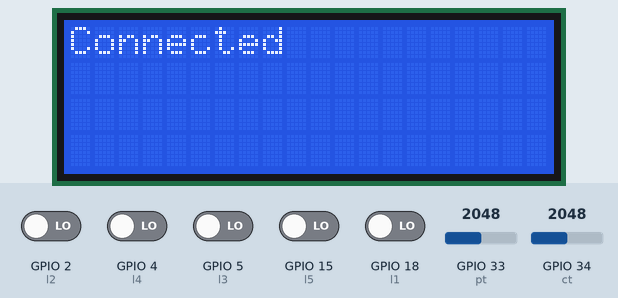
A program run on a simulated ESP32. On the bench: 20×4 character LCD. The test bench sets the inputs (shaded band); at power-on: GPIO 2 (l2), GPIO 4 (l4), GPIO 5 (l3), GPIO 15 (l5), GPIO 18 (l1) LOW, GPIO 34 (ct) = 2048, GPIO 33 (pt) = 2048. WiFi joins after 1.5 s; servers stay silent unless stated; the local clock reads 2024-03-15 10:24:30 at power-on unless the program sets it; EEPROM starts erased; the modem accepts every AT command (registered, SIM ready, sends succeed) and sends nothing else; the Firebase database answers and starts empty; not simulated (calls return 0 or success): secrets.h; what the program prints to the serial monitor is not drawn.

Above: at 6.6 s.
At 11.9 s:
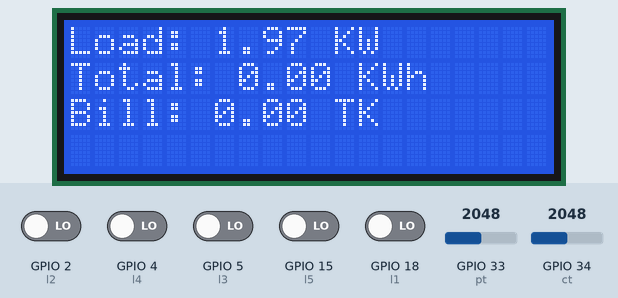
12.0 s: GPIO 34 (ct) set to 2866
At 14.1 s:
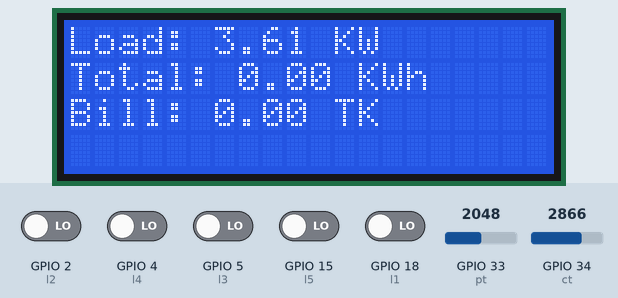
15.0 s: GPIO 34 (ct) set to 3603
At 16.2 s:
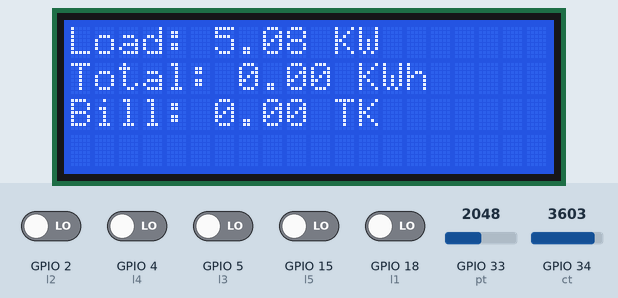
19.2 s: GPIO 34 (ct) set to 4095
At 21.6 s:
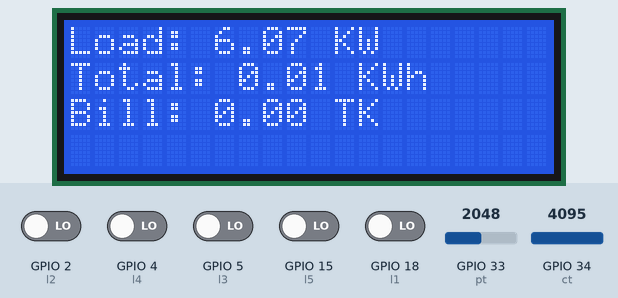
Timing chart, 0 to 23.1 s (numbered marks = the images above; inputs shaded):
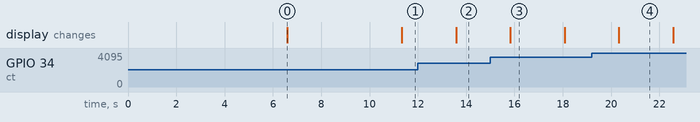

The program:

main.cpp
```cpp
#include <Arduino.h>
#include <LiquidCrystal_I2C.h>
#include <Arduino.h>
#include <WiFi.h>
#include <FirebaseESP32.h>
#include "time.h"
#include "EEPROM.h"
#include "secrets.h"

int addr = 0;
#define EEPROM_DATA_SIZE 9
#define WIFI_SSID "OPPO A12"
#define WIFI_PASSWORD "1520332020"


const char *ntpServer = "pool.ntp.org";
const long gmtOffset_sec = 6 * 60 * 60;
const int daylightOffset_sec = 0;
char timeStringBuff[9];
String date = "";
struct tm timeinfo;

uint16_t max_c = 0, max_v = 0;
float p = 0, e = 0, a = 100, c, v, dt, price;
int l1 = 18, l2 = 2, l3 = 5, l4 = 4, l5 = 15, i, s_max_c, s_max_v;
int r1 = 14, r2 = 26, r3 = 27, r4 = 13, r5 = 25, ct = 34, pt = 33;
int s_l1 = 1, s_l2 = 1, s_l3 = 1, s_l4 = 1, s_l5 = 1;
unsigned long t = 0, tt = 0;
char EEPROMtimeStringBuff[9];
LiquidCrystal_I2C lcd(0x27, 20, 4);
FirebaseData firebaseData;
String UID = "/esp_energy/cli";

float p_map(float x, float y)
{
  float w = x * y;
  return (0.0000009) * pow(w, 3) - 0.0011 * pow(w, 2) + 1.1934 * w - 1.1923;
}
String ss;
void send_sms()
{
  Serial.printf("\nDate %s usage: %f KWh. Bill: %f.", EEPROMtimeStringBuff, e, e * price);
  Serial2.println("AT+CMGF=1"); // Set the Mode as Text Mode

  delay(150);

  Serial2.println("AT+CMGS=\"+8801936133540\""); // Specify the recipient's number in international format by replacing the 91

  delay(150);
  ss=EEPROMtimeStringBuff;
  Serial2.printf("Date %s-%s-%s \nUsage: %f KWh. \nBill: %f TK.", ss.substring(0,4),ss.substring(4,6),ss.substring(6,8), e, e * price); // Enter the custom message

  delay(150);

  Serial2.write((byte)0x1A); // End of message character 0x1A : Equivalent to Ctrl+z

  delay(50);

  Serial2.println();
}

void save_eeprom()
{
  if (!EEPROM.begin(EEPROM_DATA_SIZE))
  {
    Serial.println("failed to init EEPROM");
    delay(1000000);
  }
  // writing byte-by-byte to EEPROM
  for (int i = 0; i < EEPROM_DATA_SIZE - 1; i++)
  {
    EEPROM.write(addr, timeStringBuff[i]);
    addr += 1;
  }
  EEPROM.commit();
}
void read_eeprom()
{
  for (int i = 0; i < EEPROM_DATA_SIZE - 1; i++)
  {
    byte readValue = EEPROM.read(i);

    if (readValue == 0)
    {
      break;
    }

    EEPROMtimeStringBuff[i] = char(readValue);
  }
  Serial.print(EEPROMtimeStringBuff);
  Serial.print("   eeprom data");
}
void chk_btn()
{
  if (digitalRead(l1))
  {
    s_l1 = !s_l1;
    digitalWrite(r1, s_l1);
    if (Firebase.setString(firebaseData, UID + "/loads/1", String(s_l1)))
    {
    }
    delay(100);
  }
  if (digitalRead(l2))
  {
    s_l2 = !s_l2;
    digitalWrite(r2, s_l2);
    if (Firebase.setString(firebaseData, UID + "/loads/2", String(s_l2)))
    {
    }
    delay(100);
  }
  if (digitalRead(l3))
  {
    s_l3 = !s_l3;
    digitalWrite(r3, s_l3);
    if (Firebase.setString(firebaseData, UID + "/loads/3", String(s_l3)))
    {
    }
    delay(100);
  }
  if (digitalRead(l4))
  {
    s_l4 = !s_l4;
    digitalWrite(r4, s_l4);
    if (Firebase.setString(firebaseData, UID + "/loads/4", String(s_l4)))
    {
    }
    delay(100);
  }
  if (digitalRead(l5))
  {
    s_l5 = !s_l5;
    digitalWrite(r5, s_l5);
    if (Firebase.setString(firebaseData, UID + "/loads/5", String(s_l5)))
    {
    }
    delay(100);
  }
}

void setup()
{

  // initialize digital pin LED_BUILTIN as an output.
  pinMode(r1, OUTPUT);
  pinMode(r2, OUTPUT);
  pinMode(r3, OUTPUT);
  pinMode(r4, OUTPUT);
  pinMode(r5, OUTPUT);
  pinMode(l1, INPUT);
  pinMode(l2, INPUT);
  pinMode(l3, INPUT);
  pinMode(l4, INPUT);
  pinMode(l5, INPUT);
  pinMode(ct, INPUT);
  pinMode(pt, INPUT);
  digitalWrite(r1, 1);
  digitalWrite(r2, 1);
  digitalWrite(r3, 1);
  digitalWrite(r4, 1);
  digitalWrite(r5, 1);
  lcd.init();
  // turn on LCD backlight
  lcd.backlight();
  lcd.clear();
  lcd.print("Connecting...");
  Serial.begin(115200);
  Serial2.begin(115200);
  EEPROM.begin(EEPROM_DATA_SIZE);
  read_eeprom();
  delay(5000);
  WiFi.begin(WIFI_SSID, WIFI_PASSWORD);
  Serial.print("Connecting to Wi-Fi");
  while (WiFi.status() != WL_CONNECTED)
  {
    Serial.print(".");
    delay(300);
  }
  Serial.println();
  Serial.print("Connected with IP: ");
  lcd.clear();
  lcd.print("Connected");
  Serial.println(WiFi.localIP());
  Serial.println();
  Firebase.begin(FIREBASE_HOST, FIREBASE_AUTH);
  Firebase.reconnectWiFi(true);
  delay(2000);
  ////////////////////////////////////////////////////////// NTP Time
  configTime(gmtOffset_sec, daylightOffset_sec, ntpServer);
  ////////////////////////////////////////////Get Time from server

  if (Firebase.getString(firebaseData, UID + "/loads/1"))
  {
    if (firebaseData.stringData() == "0")
      s_l1 = 0;
    else
      s_l1 = 1;
  }

  if (Firebase.getString(firebaseData, UID + "/loads/2"))
  {
    if (firebaseData.stringData() == "0")
      s_l2 = 0;
    else
      s_l2 = 1;
  }
  if (Firebase.getString(firebaseData, UID + "/loads/3"))
  {
    if (firebaseData.stringData() == "0")
      s_l3 = 0;
    else
      s_l3 = 1;
  }

  if (Firebase.getString(firebaseData, UID + "/loads/4"))
  {
    if (firebaseData.stringData() == "0")
      s_l4 = 0;
    else
      s_l4 = 1;
  }

  if (Firebase.getString(firebaseData, UID + "/loads/5"))
  {
    if (firebaseData.stringData() == "0")
      s_l5 = 0;
    else
      s_l5 = 1;
  }
  tt = millis();
}

// the loop function runs over and over again forever
void loop()
{
  digitalWrite(r1, s_l1);
  digitalWrite(r2, s_l2);
  digitalWrite(r3, s_l3);
  digitalWrite(r4, s_l4);
  digitalWrite(r5, s_l5);
  if (!getLocalTime(&timeinfo))
  {
    Serial.println("Failed to obtain time");
    while (1)
    {
    }
  }
  else
  {
    if (Firebase.getFloat(firebaseData, "/esp_energy/price"))
    {
      price = firebaseData.floatData();
    }
    strftime(timeStringBuff, sizeof(timeStringBuff), "%Y%m%d", &timeinfo);
    read_eeprom();
    if ((EEPROMtimeStringBuff[0] == timeStringBuff[0]) && (EEPROMtimeStringBuff[1] == timeStringBuff[1]) && (EEPROMtimeStringBuff[2] == timeStringBuff[2]) && (EEPROMtimeStringBuff[3] == timeStringBuff[3]) && (EEPROMtimeStringBuff[4] == timeStringBuff[4]) && (EEPROMtimeStringBuff[5] == timeStringBuff[5]) && (EEPROMtimeStringBuff[6] == timeStringBuff[6]) && (EEPROMtimeStringBuff[7] == timeStringBuff[7]))
    {
      if (Firebase.getFloat(firebaseData, UID + "/" + timeStringBuff + "/kwh"))
      {
        e = firebaseData.floatData();
      }
    }
    else
    {
      if (Firebase.getFloat(firebaseData, UID + "/" + EEPROMtimeStringBuff + "/kwh"))
      {
        e = firebaseData.floatData();
      }
      send_sms();
      Serial.printf("\nDate %s usage: %f KWh. Bill: %f.", EEPROMtimeStringBuff, e, e * price);
      save_eeprom();
      e = 0;
      if (Firebase.setFloat(firebaseData, UID + "/" + timeStringBuff + "/kwh", e))
      {
      }
    }
  }
  for (int i = 0; i < 100; i++)
  {
    digitalWrite(r1, s_l1);
    digitalWrite(r2, s_l2);
    digitalWrite(r3, s_l3);
    digitalWrite(r4, s_l4);
    digitalWrite(r5, s_l5);
    e += p * ((millis() - tt) / 3600000.0);
    tt = millis();
    while ((millis() - tt) < 1000)
    {
      max_c = 0;
      s_max_c = 0;
      max_v = 0;
      s_max_v = 0;
      p = 0;
      t = millis();
      a = 0;
      while ((millis() - t) < 500)
      {
        a++;
        max_c = max(analogRead(ct), max_c);
        s_max_c += max_c;
        max_v = max(analogRead(pt), max_v);
        s_max_v += max_v;
        // Serial.print(max_c);
        // Serial.print(",");
        // Serial.println(analogRead(pt));
        chk_btn();
        //   Serial.print("Current: ");
        // Serial.println(max_c);
      }
      // c = (2800 - (s_max_c / a));
      // c = c * 0.003033;
      c = s_max_c / a;
      v = (s_max_v / a);
      v = v * 0.19;
      // p = abs(c*v);
      p = abs(2.0 * (c - 1062)) / 1000.0;
      dt = ((millis() - t) / 3600000.0);
      Serial.print("P: ");
      Serial.println(p);
      // Serial.printf("  e %f", e);
      // Serial.printf("  + %f", (p * dt));
      e += (p * dt);
      // Serial.printf("  E %f", e);

      // digitalWrite(r5,s_l5);
    }

    ss=EEPROMtimeStringBuff;
    Serial.printf("Date %s-%s-%s \nUsage: %f KWh. \nBill: %f TK.", ss.substring(0,4),ss.substring(4,6),ss.substring(6,8), e, e * price); // Enter the custom message


    chk_btn();
    tt = millis();
    lcd.clear();
    lcd.print("Load: ");
    lcd.print(p);
    lcd.print(" KW");
    lcd.setCursor(0, 1);
    lcd.print("Total: ");
    lcd.print(e);
    lcd.print(" KWh");
    lcd.setCursor(0, 2);
    lcd.print("Bill: ");
    lcd.print(e * price);
    lcd.print(" TK");
    lcd.setCursor(0, 3);
    chk_btn();
    if (Firebase.setFloat(firebaseData, UID + "/" + timeStringBuff + "/kwh", e))
    {
    }
    chk_btn();
    if (Firebase.setFloat(firebaseData, UID + "/" + timeStringBuff + "/bill", e * price))
    {
    }
    chk_btn();
    if (Firebase.setFloat(firebaseData, UID + "/kw", p))
    {
    }
    chk_btn();
    if (Firebase.getString(firebaseData, UID + "/loads/1"))
    {
      if (firebaseData.stringData() == "0")
        s_l1 = 0;
      else
        s_l1 = 1;
    }
    chk_btn();
    if (Firebase.getString(firebaseData, UID + "/loads/2"))
    {
      if (firebaseData.stringData() == "0")
        s_l2 = 0;
      else
        s_l2 = 1;
    }
    chk_btn();
    if (Firebase.getString(firebaseData, UID + "/loads/3"))
    {
      if (firebaseData.stringData() == "0")
        s_l3 = 0;
      else
        s_l3 = 1;
    }
    chk_btn();
    if (Firebase.getString(firebaseData, UID + "/loads/4"))
    {
      if (firebaseData.stringData() == "0")
        s_l4 = 0;
      else
        s_l4 = 1;
    }
    chk_btn();
    if (Firebase.getString(firebaseData, UID + "/loads/5"))
    {
      if (firebaseData.stringData() == "0")
        s_l5 = 0;
      else
        s_l5 = 1;
    }
    chk_btn();
  }
  chk_btn();
}
```

Measured:
- after the input at 12.0 s, the display: changes after 1.6 s (image 2)
- after the input at 15.0 s, the display: changes after 0.83 s (image 3)
- after the input at 19.2 s, the display: changes after 1.1 s (image 4)
- what the display in image 0 shows lasts 4.7 s, from 6.6 s to 11.3 s
- what the display in image 3 shows lasts 2.3 s, from 15.8 s to 18.1 s
